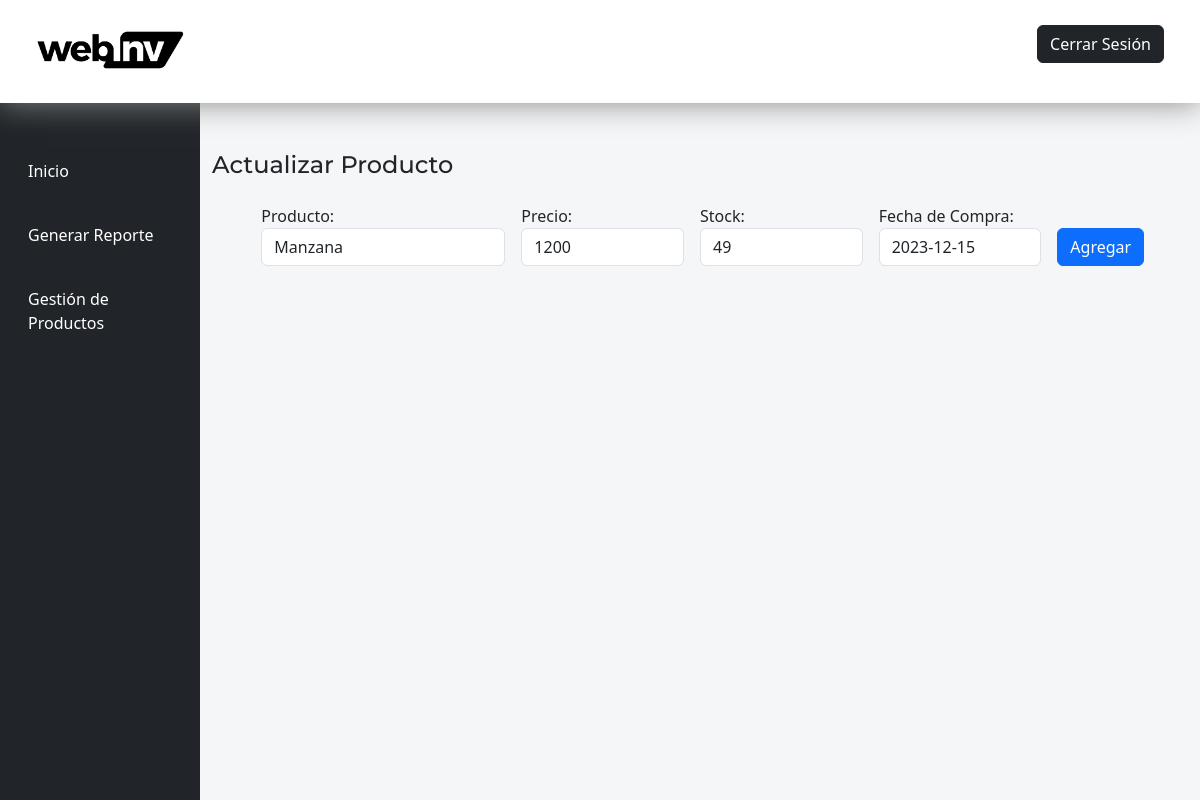
The app's page /actualizar_producto/1/ with its own data.
### productos/models.py (models this page shows, shortened)
class Producto(models.Model):
    id = models.AutoField(primary_key=True)
    nombre_producto = models.CharField(max_length=50)
    precio = models.IntegerField(default = 0)
    stock = models.IntegerField(default = 0)
    fecha_compra = models.DateField(max_length=50)
    created_at = models.DateTimeField(auto_now_add = True)

### web/views.py (the view)
# urls.py: path('actualizar_producto/<int:producto_id>/', views.actualizar_producto, name='actualizar_producto'),
def actualizar_producto(request, producto_id):
    producto = get_object_or_404(Producto, id=producto_id)
    if request.method == 'POST':
        form = RegisterForm(request.POST)
        if form.is_valid():
            producto.nombre_producto = form.cleaned_data['nombre_producto']
            producto.precio = form.cleaned_data['precio']
            producto.stock = form.cleaned_data['stock']
            producto.fecha_compra = form.cleaned_data['fecha_compra']
            producto.save()
            return redirect('gestion_productos')
    else:
        form = RegisterForm(initial={
            'nombre_producto': producto.nombre_producto,
            'precio': producto.precio,
            'stock': producto.stock,
            'fecha_compra': producto.fecha_compra.strftime('%Y-%m-%d'),
        })
    return render(request, 'web/actualizarproducto.html', {'form': form, 'producto': producto})

### web/templates/web/actualizarproducto.html (shortened to what this page needs)
{% extends 'base/baseindex.html' %}
{% load static %}
{% block content_index %}
    <div class="row mt-5">
        <h4>Actualizar Producto</h4>
    </div>
    <form method="post" class="d-flex mt-3 gap-3 justify-content-center">
        <div class="col-3">
            <label for="{{ form.nombre_producto.id_for_label }}">Producto:</label>
            {{ form.nombre_producto }}
        </div>
        <div class="col-2">
            <label for="{{ form.precio.id_for_label }}">Precio:</label>
            {{ form.precio }}
        </div>
        <div class="col-2">
            <label for="{{ form.stock.id_for_label }}">Stock:</label>
            {{ form.stock }}
        </div>
        <div class="col-2">
            <label for="{{ form.fecha_compra.id_for_label }}">Fecha de Compra:</label>
            {{ form.fecha_compra }}
        </div>
        <div class="col-lg-1 d-flex align-items-end">
            <button type="submit" class="btn btn-primary">Agregar</button>
        </div>
    </form>
{% endblock %}

### web/static/web/css/style.css (style rules this page uses)
* { margin: 0; padding: 0; }
h1, h2, h3, h4, h5, h6 { font-family: 'Montserrat', sans-serif; }

### records on screen
Producto: nombre_producto "Manzana", precio "1200", stock "49", fecha_compra "2023-12-15"
